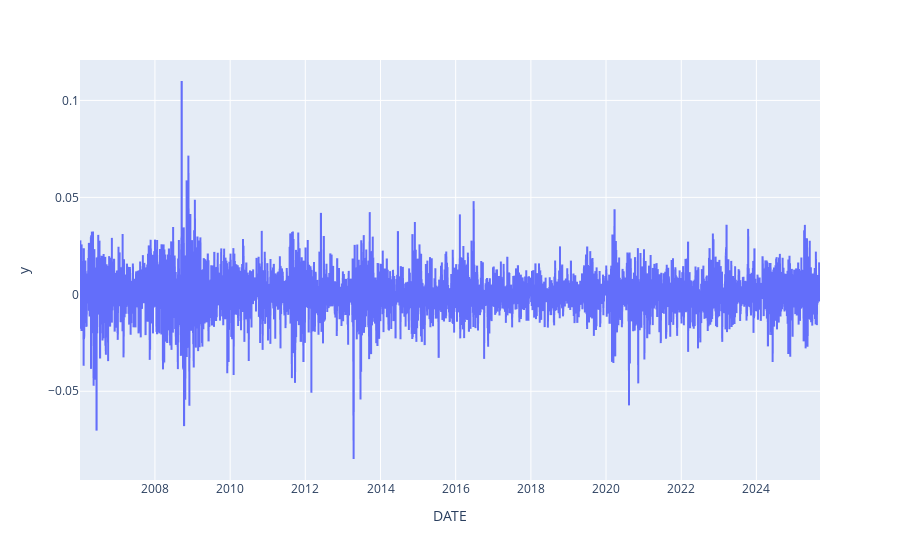

Notebook code cell kept with this figure:
### Code cell
px.line(df,df.index,"GOLD_VARIANCE")
px.line(df,df.index,df.GOLD_CHANGE_PCT)

### Figure 1 — Plotly figure (JSON) as saved in the notebook; plotly's stock layout.template omitted (floating-point values rounded to 4 significant figures; data arrays with more than 128 entries replaced by an {"elided": "..."} marker saying what was removed)
{"data": [{"hovertemplate": "DATE=%{x}<br>y=%{y}<extra></extra>", "legendgroup": "", "line": {"color": "#636efa", "dash": "solid"}, "marker": {"symbol": "circle"}, "mode": "lines", "name": "", "showlegend": false, "type": "scattergl", "x": {"elided": "5127 str values"}, "xaxis": "x", "y": {"elided": "5127 float values"}, "yaxis": "y"}], "layout": {"legend": {"tracegroupgap": 0}, "margin": {"t": 60}, "xaxis": {"anchor": "y", "domain": [0, 1], "title": {"text": "DATE"}}, "yaxis": {"anchor": "x", "domain": [0, 1], "title": {"text": "y"}}}}
